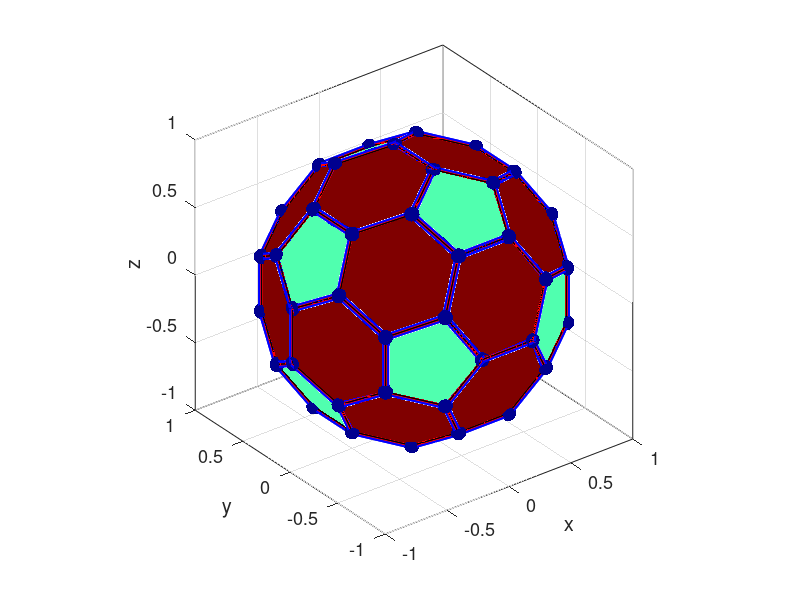

Source code (MATLAB):
close all
clear all

%========================================
% Generate and display a buckyball
% (Buckminsterfullerene)
% 60 vertices
%
% 32 faces consisting of:
% 12 pentagons
% 20 hexagons
%
% Each vertex has three closest neighbors
%========================================

f = (1+sqrt(5))/2.0;  % golden ratio

Nv = 60;  % number of vertices

%---
% hard-code the vertices on the unit sphere
%---

fc = 1/sqrt(1+9*f^2);
f0 = f+2;
f1 = 1+2*f;
f2 = 2*f;
f3 = 3*f;

v( 1,:) = fc*[  0,  1, f3];
v( 2,:) = fc*[  0,  1,-f3];
v( 3,:) = fc*[  0, -1, f3];
v( 4,:) = fc*[  0, -1,-f3];
v( 5,:) = fc*[  1, f3,  0];
v( 6,:) = fc*[  1,-f3,  0];
v( 7,:) = fc*[ -1, f3,  0];
v( 8,:) = fc*[ -1,-f3,  0];
v( 9,:) = fc*[ f3,  0,  1];
v(10,:) = fc*[ f3,  0, -1];
v(11,:) = fc*[-f3,  0,  1];
v(12,:) = fc*[-f3,  0, -1];

v(13,:) = fc*[ 2, f1, f];
v(14,:) = fc*[ 2, f1,-f];
v(15,:) = fc*[ 2,-f1, f];
v(16,:) = fc*[ 2,-f1,-f];
v(17,:) = fc*[-2, f1, f];
v(18,:) = fc*[-2, f1,-f];
v(19,:) = fc*[-2,-f1, f];
v(20,:) = fc*[-2,-f1,-f];

v(21,:) = fc*[ f1, f, 2];
v(22,:) = fc*[ f1, f,-2];
v(23,:) = fc*[ f1,-f, 2];
v(24,:) = fc*[ f1,-f,-2];
v(25,:) = fc*[-f1, f, 2];
v(26,:) = fc*[-f1, f,-2];
v(27,:) = fc*[-f1,-f, 2];
v(28,:) = fc*[-f1,-f,-2];

v(29,:) = fc*[ f, 2, f1];
v(30,:) = fc*[ f, 2,-f1];
v(31,:) = fc*[ f,-2, f1];
v(32,:) = fc*[ f,-2,-f1];
v(33,:) = fc*[-f, 2, f1];
v(34,:) = fc*[-f, 2,-f1];
v(35,:) = fc*[-f,-2, f1];
v(36,:) = fc*[-f,-2,-f1];

v(37,:) = fc*[ 1, f0, f2];
v(38,:) = fc*[ 1, f0,-f2];
v(39,:) = fc*[ 1,-f0, f2];
v(40,:) = fc*[ 1,-f0,-f2];
v(41,:) = fc*[-1, f0, f2];
v(42,:) = fc*[-1, f0,-f2];
v(43,:) = fc*[-1,-f0, f2];
v(44,:) = fc*[-1,-f0,-f2];

v(45,:) = fc*[ f0, f2, 1];
v(46,:) = fc*[ f0, f2,-1];
v(47,:) = fc*[ f0,-f2, 1];
v(48,:) = fc*[ f0,-f2,-1];
v(49,:) = fc*[-f0, f2, 1];
v(50,:) = fc*[-f0, f2,-1];
v(51,:) = fc*[-f0,-f2, 1];
v(52,:) = fc*[-f0,-f2,-1];

v(53,:) = fc*[ f2, 1, f0];
v(54,:) = fc*[ f2, 1,-f0];
v(55,:) = fc*[ f2,-1, f0];
v(56,:) = fc*[ f2,-1,-f0];
v(57,:) = fc*[-f2, 1, f0];
v(58,:) = fc*[-f2, 1,-f0];
v(59,:) = fc*[-f2,-1, f0];
v(60,:) = fc*[-f2,-1,-f0];

% radii should be 1.0:

for i=1:Nv
 radius(i) = v(i,1)^2+v(i,2)^2+v(i,3)^2;
end

%======================================================
% connectivity table
%
% each vertex has three neighbors
%
% c(i,j) = 1 if ith and jth vertices are neighbors
%        = 0 if ith and jth vertices are not neighbors
%
% neigh(i,1) is the first  neighbor of the ith vertex
% neigh(i,2) is the second neighbor of the ith vertex
% neigh(i,3) is the third  neighbor of the ith vertex
%======================================================

c = zeros(Nv,Nv);

% run over all vertices:

for i=1:Nv

% first neighbor:

 min = 100.0;
 imin1 = 1;
 for j=1:Nv
  if(j~=i)
   dist2 = (v(i,1)-v(j,1))^2+(v(i,2)-v(j,2))^2+(v(i,3)-v(j,3))^2;
   if(dist2<min)
    min = dist2;
    imin1=j;
   end
  end
 end
 c(i,imin1)=1;
 neigh(i,1)=imin1;

% second neighbor:

 min = 100.0;
 imin2 = 1;
 for j=1:Nv
  if(j~=i & j~=imin1)
   dist2 = (v(i,1)-v(j,1))^2+(v(i,2)-v(j,2))^2+(v(i,3)-v(j,3))^2;
   if(dist2<min)
    min = dist2;
    imin2=j;
   end
  end
 end
 c(i,imin2)=1;
 neigh(i,2)=imin2;

% third neighbor:

 min = 100.0;
 imin3 = 1;
 for j=1:Nv
  if(j~=i & j~=imin1 & j~=imin2)
   dist2 = (v(i,1)-v(j,1))^2+(v(i,2)-v(j,2))^2+(v(i,3)-v(j,3))^2;
   if(dist2<min)
    min = dist2;
    imin3=j;
   end
  end
 end
 c(i,imin3)=1;
 neigh(i,3)=imin3;

end

%---------------------------------
% connectivity matrix is symmetric
%---------------------------------

for i=1:Nv
 for j=1:i-1
  c(j,i)=c(i,j);
 end
end

%==========================================
% identify the vertices composing the faces
%
% facetype = 5 for a pentagon 
% facetype = 6 for a hexagon
%==========================================

for i=1:Nv  % vertex tag
 vtag(i) = 0;
end

nface=0;  % count faces

%---
% Each vertex belongs to three polygonal faces
% Scan the vertices three times to pick up all faces
%---

for repeat=1:3  

for i=1:Nv  % run over vertices

 nface=nface+1;

%---
% find the face vertices
%---

if(repeat==1)   % distances from 1,2 neighbors
 X1 = v(i,1)-v(neigh(i,1),1);
 Y1 = v(i,2)-v(neigh(i,1),2);
 Z1 = v(i,3)-v(neigh(i,1),3);
 X2 = v(i,1)-v(neigh(i,2),1);
 Y2 = v(i,2)-v(neigh(i,2),2);
 Z2 = v(i,3)-v(neigh(i,2),3);

elseif(repeat==2)  % distances from 2,3 neighbors
 X1 = v(i,1)-v(neigh(i,2),1);
 Y1 = v(i,2)-v(neigh(i,2),2);
 Z1 = v(i,3)-v(neigh(i,2),3);
 X2 = v(i,1)-v(neigh(i,3),1);
 Y2 = v(i,2)-v(neigh(i,3),2);
 Z2 = v(i,3)-v(neigh(i,3),3);

else  % distances from 3,1 neighbors
 X1 = v(i,1)-v(neigh(i,3),1);
 Y1 = v(i,2)-v(neigh(i,3),2);
 Z1 = v(i,3)-v(neigh(i,3),3);
 X2 = v(i,1)-v(neigh(i,1),1);
 Y2 = v(i,2)-v(neigh(i,1),2);
 Z2 = v(i,3)-v(neigh(i,1),3);
end

 prx = Y1*Z2-Z1*Y2;   % cross product
 pry = Z1*X2-X1*Z2;   % is normal to the face
 prz = X1*Y2-Y1*X2;

 Ic=0;

%---
% run over all vertices
% if inner product is zero,
% the vertex is accepted
%
% face(nface,j) contains the vertex labels
%---

 for j=1:Nv  
  x1 = v(j,1)-v(i,1);
  y1 = v(j,2)-v(i,2);
  z1 = v(j,3)-v(i,3);
  prj = prx*x1+pry*y1+prz*z1;
  if(abs(prj)<0.00001)
   Ic=Ic+1;
   face(nface,Ic)=j;
   vtag(j)=vtag(j)+1;
  end
 end

 facetype(nface)=Ic;   % set the face type, 5 or 6

%---
% rearrange the face vertices in cyclic order
% with the help of the connectivity table
% so that all vertices are neighbors
%---

 for j=1:Ic-2
  if(c(face(nface,j),face(nface,j+1))==0)
    for k=j+2:Ic
      temp=face(nface,j+1);
      if(c(face(nface,j),face(nface,k))==1)
       face(nface,j+1)=face(nface,k);
       face(nface,k)=temp;
       break
      end
    end
  end
 end

end % of run over vertices
end % of repeat

%-------------
% unique faces
%
% nfaceu: number of unique vertices
%  faceu: vertices of unique faces
%-------------

% accept the first face:

nfaceu=1;
facetypeu(1) = facetype(1);
for k=1:facetype(1)
  faceu(1,k)=face(1,k);
end

% run over all other faces:

%------------
for i=2:nface
%------------

% comparison measure is count:

 count = 0;
 for k=1:facetype(i)
  count = count+face(i,k)^2;
 end

% compare with current unique faces:

 flag=0;
 for j=1:nfaceu
   count1 = 0;
   for k=1:facetypeu(j)
    count1 = count1+faceu(j,k)^2;
   end
   if(abs(count-count1)<0.0001) flag=1; end
 end

% accept a new face:

 if(flag==0)
  nfaceu=nfaceu+1;
  facetypeu(nfaceu) = facetype(i);
  for k=1:facetype(i)
   faceu(nfaceu,k)=face(i,k);
  end
 end

%------------
end
%------------

%============ GRPAPHICS ======================

%h1 =  surf(x1,y1,z1,w1);
%h5 = plot3(xplot,yplot,zplot,'b','EraseMode','xor','Linewidth',lw);
%h6 = plot3(xplot,yplot,zplot,'r','EraseMode','xor','Linewidth',2);

%----
% a sphere
%----

[x,y,z] = sphere(16);

rad=0.05;
x = rad*x; y=rad*y; z=rad*z;

%----
% draw spheres at the vertices
%----

for i=1:Nv
 x1 = x + v(i,1);
 y1 = y + v(i,2);
 z1 = z + v(i,3);
 c1 = ones(size(x1));
 surf(x1,y1,z1,c1);
 colormap(jet)
 f = findobj('Type','surface');
 set(f,'FaceLighting','phong');
 material shiny
 shading interp
% light
 hold on
end

%----
% draw struts between neighbors
%----

for i=1:Nv
 for j=1:Nv
  if(c(i,j)==1)
   xplot(1)= v(i,1);
   yplot(1)= v(i,2);
   zplot(1)= v(i,3);
   xplot(2)= v(j,1);
   yplot(2)= v(j,2);
   zplot(2)= v(j,3);
   plot3(xplot,yplot,zplot,'b','Linewidth',5)
   plot3(xplot,yplot,zplot,'r','Linewidth',2)
  end
 end
end

%----------------------
% paint the unique faces
%----------------------

for i=1:nfaceu

 for k=1:facetypeu(i)
  polyx(k) = v(faceu(i,k),1); 
  polyy(k) = v(faceu(i,k),2); 
  polyz(k) = v(faceu(i,k),3); 
  polyc(k) = 10.0; 
  if(facetypeu(i)==5) polyc(k)=5.00; end
 end
 patch(polyx,polyy,polyz,polyc)
 hold on
 clear polyx;clear polyy;clear polyz;clear polyc;

end

%-------
% finish
%-------

% title('60-vertex fullerene')
axis([-1 1 -1 1 -1 1])
axis('square')
grid on
xlabel('x','fontsize',13)
ylabel('y','fontsize',13)
zlabel('z','fontsize',13)
set(gca,'fontsize',13)
box on

%---
% done
%---
